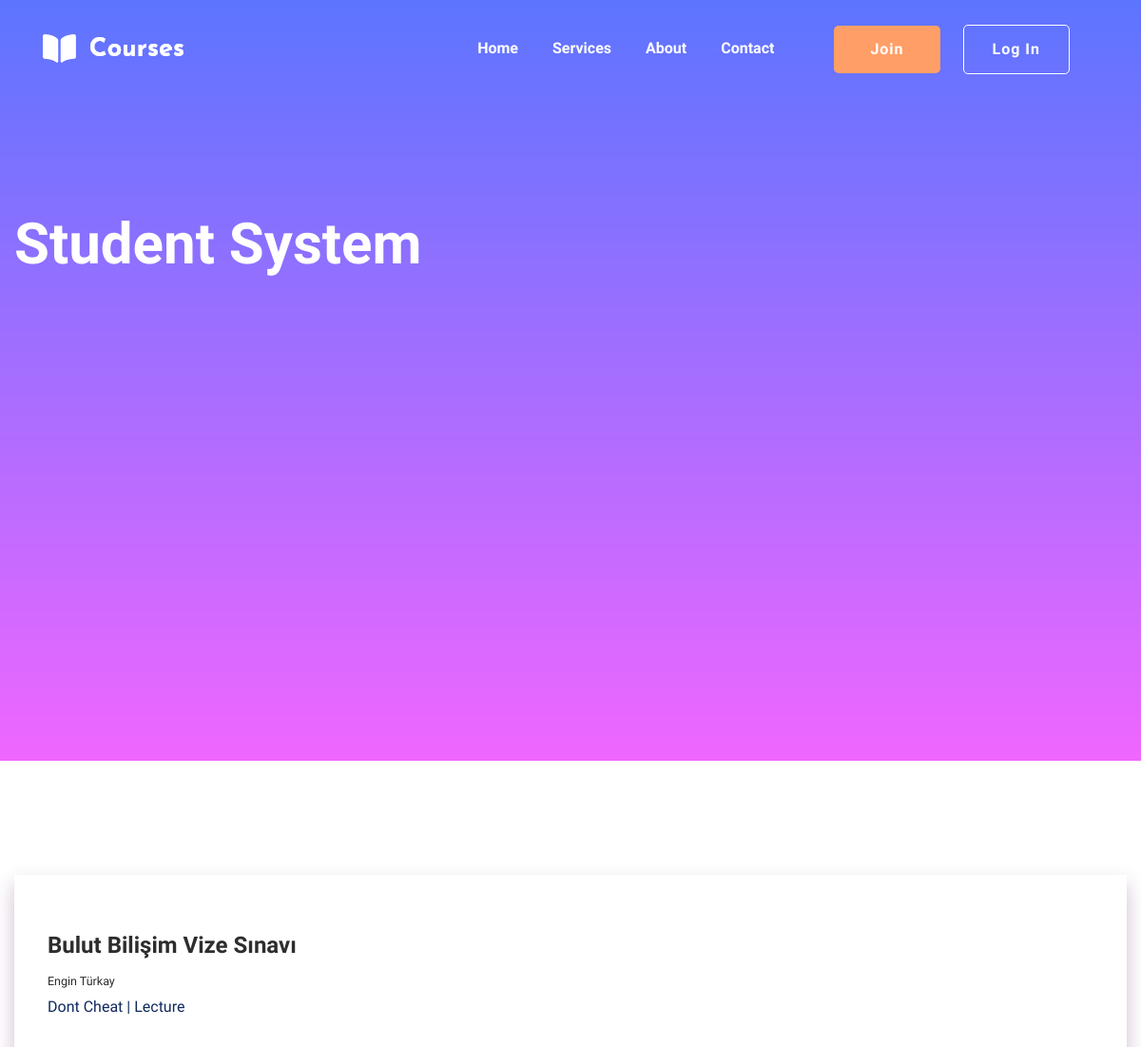
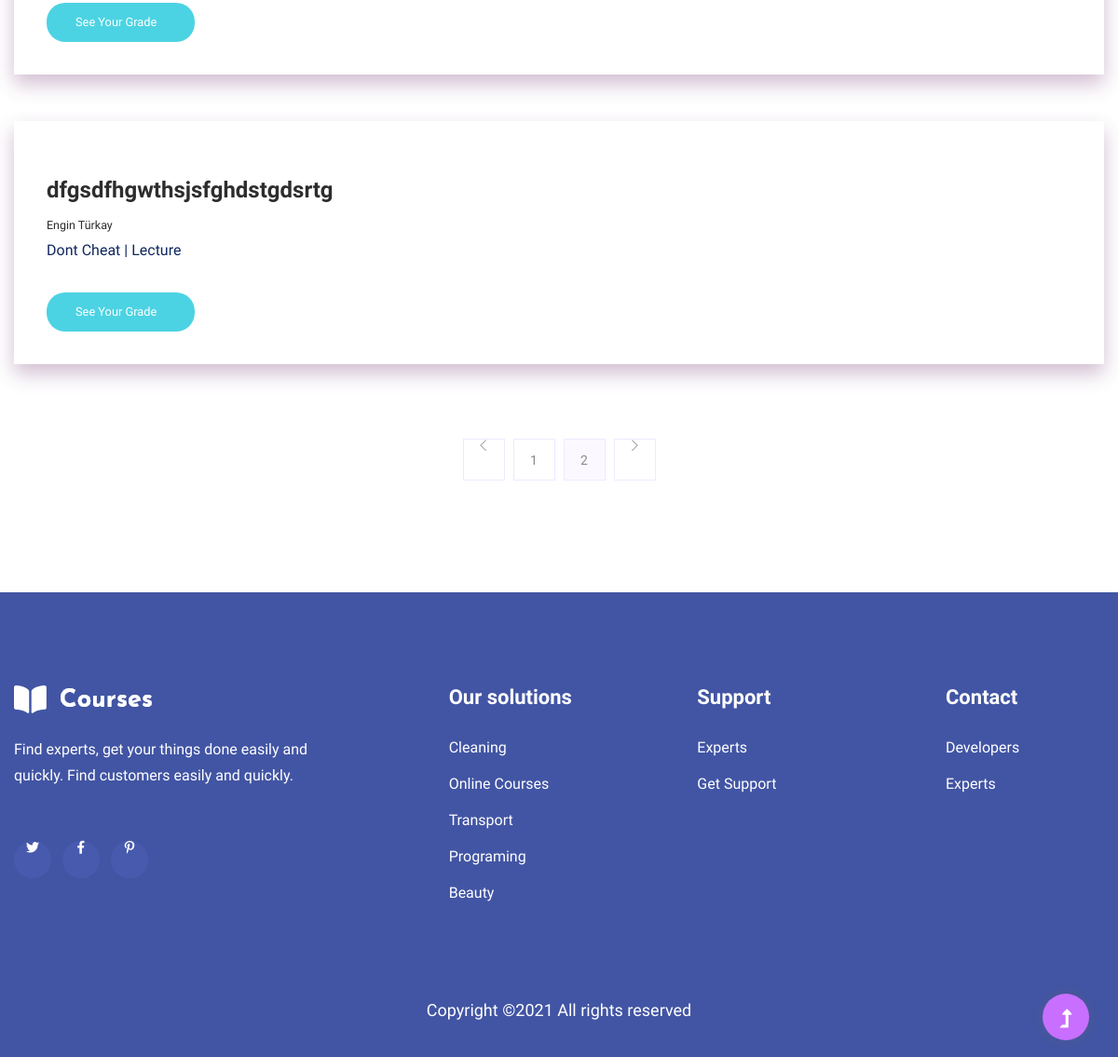
Screenshot of /main/student/ (signed in) with the database file from the repository (2 pictures, top to bottom).
### exam/models.py (models this page shows, shortened)
class Exam(models.Model):
    id = CharField(max_length=20, primary_key=True, db_column='id')
    name = CharField(max_length=100, db_column='EXNAME')
    organizer = ForeignKey(User,
                           default=None,
                           db_column='ORGANIZER',
                           on_delete=models.CASCADE)
    start_time = DateTimeField(db_column='START')
    end_time = DateTimeField(db_column='END')
    class Meta:
        db_table = "EXAM"

### user/views.py (the view)
@csrf_exempt
def student_main(request):
    if request.method == 'GET':
        print(request.GET)
    mail = request.session['user']
    exams = ExamController.show_assigned_exams(mail)
    return render(request, 'student.html', {'exams': exams})

### exam/controllers.py (called while the page is built)
    @staticmethod
    def show_assigned_exams(email):
        user = User.objects.filter(mail=email).get()
        assignments = Assignment.objects.filter(
            user_id=user.id).prefetch_related('user_id', 'exam_id')
        examlist = []
        for assign in assignments:
            examlist.append(
                AssignedQuiz(assign.exam_id.id, assign.exam_id.organizer.name,
                             assign.exam_id.organizer.surname,
                             assign.exam_id.name, assign.exam_id.start_time,
                             assign.exam_id.end_time))
        return examlist

### templates/student.html (shortened to what this page needs)
{% extends 'base.html' %}
{% load static %}
{% block body %}
         <main>
        <section class="slider-area slider-area2">
            <div class="slider-active">
                <div class="single-slider slider-height2">
                    <div class="container">
                        <div class="row">
                            <div class="col-xl-8 col-lg-11 col-md-12">
                                <div class="hero__caption hero__caption2">
                                    <h1 data-animation="bounceIn" data-delay="0.2s">Student System</h1>
                                </div>
                            </div>
                        </div>
                    </div>
                </div>
            </div>
        </section>
        <section class="blog_area section-padding">
            <div class="container">
                <div class="row">
                    <div class="col-lg-12 mb-12 mb-lg-12">
                        <div class="blog_left_sidebar">
                            {% for exam in exams %}
                            <article class="blog_item">
                                <div class="blog_details">
                                    <a class="d-inline-block" href="#">
                                        <h2 class="blog-head" style="color: #2d2d2d;">{{ exam.quiz_name}}</h2>
                                    </a>
                                        <h5 class="blog-head" style="color: #2d2d2d;">{{ exam.org_name}}</h5>
                                    <p>Dont Cheat | Lecture</p>
                                    <div class="d-inline-block">
                                        {% if exam.status %}
                                        <a href="#" class="genric-btn info circle arrow">Join Exam<span class="lnr lnr-arrow-right"></span></a>
                                        {% else %}
                                        <a href="{% url 'exam:scores' exam_id=exam.id %}" class="genric-btn success circle arrow">See Your Grade</a>
                                        {% endif %}
                                    </div>
                                    </div>
                            </article>
                            {% endfor %}
                            <nav class="blog-pagination justify-content-center d-flex">
                                <ul class="pagination">
                                    <li class="page-item">
                                        <a href="#" class="page-link" aria-label="Previous">
                                            <i class="ti-angle-left"></i>
                                        </a>
                                    </li>
                                    <li class="page-item">
                                        <a href="#" class="page-link">1</a>
                                    </li>
                                    <li class="page-item active">
                                        <a href="#" class="page-link">2</a>
                                    </li>
                                    <li class="page-item">
                                        <a href="#" class="page-link" aria-label="Next">
                                            <i class="ti-angle-right"></i>
                                        </a>
                                    </li>
                                </ul>
                            </nav>
                        </div>
                    </div>
                </div>
            </div>
        </section>
    </main>
{% endblock%}

### templates/assets/css/solvee.css (style rules this page uses)
body { background-color: #616161 }

### rows the page displays
Exam: quiz_name "Bulut Bilişim Vize Sınavı"
Exam: quiz_name "dfgsdfhgwthsjsfghdstgdsrtg"

### other values shown
{{ exam.org_name }} "Engin Türkay" "Engin Türkay"
